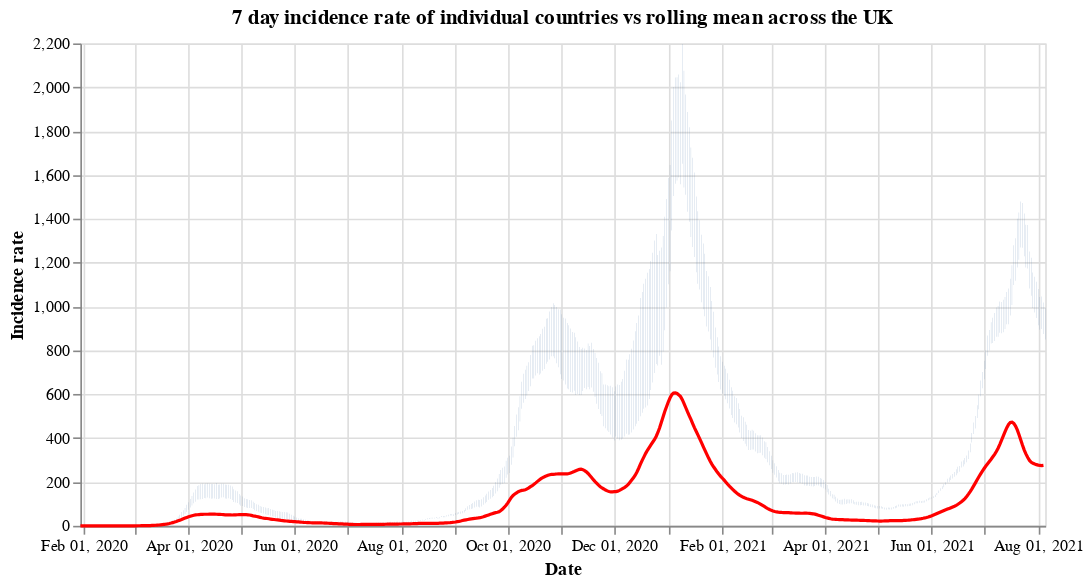

Here is the notebook cell this chart was saved with:
### Code cell
#collapse
countries = uk_cases['areaName'].unique()
countries.sort()

selection = alt.selection_single(
    name='Select',
    fields=['areaName'],
    init={'areaName': 'Wales'},
    bind={'areaName': alt.binding_select(options=countries)}
)

# scatter plot, modify opacity based on selection
bars = alt.Chart(uk_cases).mark_bar().add_selection(
    selection
).encode(
    x=alt.X("yearmonthdate(date):T", axis=alt.Axis(title='Date')),
    y=alt.Y("weeklyCasesRate:Q", axis=alt.Axis(title='Incidence rate')),
    tooltip='weeklyCasesRate:Q',
    opacity=alt.condition(selection, alt.value(1), alt.value(0))
).properties(title=f'7 day incidence rate of individual countries vs rolling mean across the UK', width=600)

line = alt.Chart(overview_cases).mark_line(
    color='red',
    size=2,
).transform_window(
    rolling_mean='mean(weeklyCasesRate)',
    frame=[0, 7]
).encode(
    x='yearmonthdate(date):T',
    y='rolling_mean:Q'
)

alt.layer(bars, line)

### Figure 1 — Vega-Lite specification as saved in the notebook (floating-point values rounded to 4 significant figures; data arrays with more than 128 entries replaced by an {"elided": "..."} marker saying what was removed)
{"config": {"view": {"continuousWidth": 400, "continuousHeight": 300}}, "layer": [{"data": {"name": "data-bf78f0ae4aaabed1bbae47130e12262c"}, "mark": "bar", "encoding": {"opacity": {"condition": {"value": 1, "selection": "Select"}, "value": 0}, "tooltip": {"type": "quantitative", "field": "weeklyCasesRate"}, "x": {"type": "temporal", "axis": {"title": "Date"}, "field": "date", "timeUnit": "yearmonthdate"}, "y": {"type": "quantitative", "axis": {"title": "Incidence rate"}, "field": "weeklyCasesRate"}}, "selection": {"Select": {"type": "single", "fields": ["areaName"], "init": {"areaName": "Wales"}, "bind": {"areaName": {"input": "select", "options": ["England", "Northern Ireland", "Scotland", "Wales"]}}}}, "title": "7 day incidence rate of individual countries vs rolling mean across the UK", "width": 600}, {"data": {"name": "data-b020c6c2a999389c13c688db67adb079"}, "mark": {"type": "line", "color": "red", "size": 2}, "encoding": {"x": {"type": "temporal", "field": "date", "timeUnit": "yearmonthdate"}, "y": {"type": "quantitative", "field": "rolling_mean"}}, "transform": [{"window": [{"op": "mean", "field": "weeklyCasesRate", "as": "rolling_mean"}], "frame": [0, 7]}]}], "$schema": "https://vega.github.io/schema/vega-lite/v4.8.1.json", "datasets": {"data-bf78f0ae4aaabed1bbae47130e12262c": {"elided": "2120 records"}, "data-b020c6c2a999389c13c688db67adb079": {"elided": "553 records"}}}
